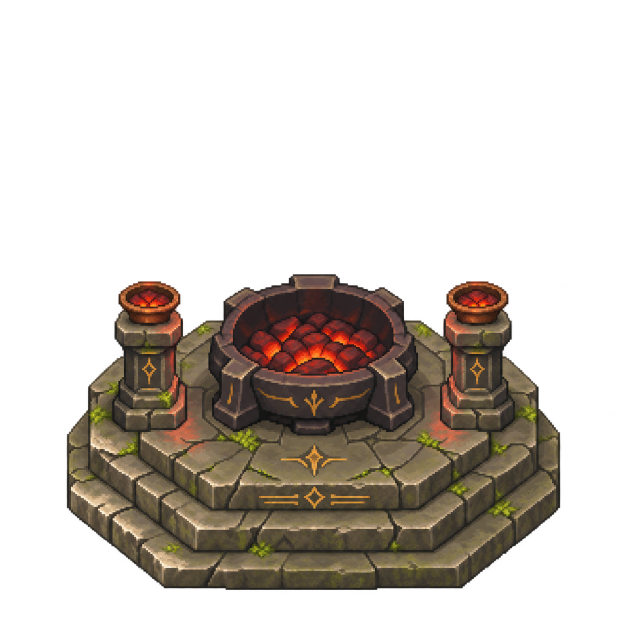
#> input picture database-astral-expedition/art-source/structures/rest-bonfire-v2-source.png, 1254 x 1254 px (shown at 1/2 size)
$ python export_bonfire.py
#> lines starting #> are read from the running program, lines starting #| are printed output that depends on the picture; after the words box and inside, x2 and y2 are one past the last pixel; in counts of white or black regions, pixels touching at a corner belong together
### tools/expedition/build_bundle.py
r"""Build the complete Multi-Frame Gen 3 Pixel Asset Bundle + Canonical JSON Data
for Astral Expedition Pixel (`006-astral-expedition-pixel`).

Example (run from repo root):
    .\.venv\Scripts\python.exe tools/expedition/build_bundle.py
"""

import argparse
import hashlib
import json
import os
import shutil
import sys

HERE = os.path.dirname(os.path.abspath(__file__))
REPO = os.path.abspath(os.path.join(HERE, "..", ".."))
PYDEPS = os.path.abspath(os.path.join(HERE, "..", "units", ".pydeps"))
for p in (PYDEPS, HERE):
    if os.path.isdir(p) and p not in sys.path:
        sys.path.insert(0, p)

from PIL import Image  # noqa: E402
from pixel_sprites import (  # noqa: E402
    HERO_VISUALS,
    render_skill_vfx_pair,
    render_summon_orb_sheet,
)
from visual_kit import combat_kit, hud_kit, landmark_sheets  # noqa: E402
from pixel_worlds import (  # noqa: E402
    build_and_verify_tmj,
    render_battle_scene_layers,
    render_tileset_and_anim,
)

BOSSES_SPEC = [
    ("sylvan_warden", "Verdant", False),
    ("boreal_chevalier", "Frost", False),
    ("chronos_khepri", "Solar", False),
    ("leviathan_sovereign", "Tide", False),
    ("vulcan_titan", "Pyre", False),
    ("nocturne_weaver", "Astral", False),
    ("astral_painter_seraphina", "Astral", True),
]

GATEKEEPER_ARCHETYPES = [
    ("meadow_stag", "Verdant"),
    ("moss_sentinel", "Verdant"),
    ("gale_wolf", "Verdant"),
    ("frost_golem", "Frost"),
    ("snow_prowler", "Frost"),
    ("glacier_lancer", "Frost"),
    ("dune_scorpio", "Solar"),
    ("sun_ushabti", "Solar"),
    ("mirage_raider", "Solar"),
    ("abyss_serpent", "Tide"),
    ("coral_warden", "Tide"),
    ("kraken_spawn", "Tide"),
    ("magma_automaton", "Pyre"),
    ("cinder_drake", "Pyre"),
    ("forge_executioner", "Pyre"),
    ("night_stalker", "Astral"),
    ("luna_kitsune", "Astral"),
    ("eclipse_judge", "Astral"),
    ("aurora_archon_left", "Astral"),
    ("aurora_archon_right", "Astral"),
]

REALMS_LAYOUT = [
    {
        "mapId": "01-dawn-meadow",
        "theme": "meadow",
        "width": 120,
        "height": 76,
        "spawn": {"x": 4, "y": 12},
        "bossAltar": {"x": 111, "y": 12, "bossId": "sylvan_warden"},
        "exitPortal": {"x": 115, "y": 12, "toMapId": "02-everfrost-peaks", "requiresBossId": "sylvan_warden"},
        "restAnchors": [{"anchorId": "meadow_anchor_1", "x": 8, "y": 12}, {"anchorId": "meadow_anchor_2", "x": 47, "y": 24},
                        {"anchorId": "meadow_anchor_3", "x": 79, "y": 55}, {"anchorId": "meadow_anchor_4", "x": 108, "y": 46}],
        "chests": [{"chestId": "meadow_chest_1", "x": 14, "y": 6}, {"chestId": "meadow_chest_2", "x": 32, "y": 28},
                   {"chestId": "meadow_chest_3", "x": 73, "y": 28}, {"chestId": "meadow_chest_4", "x": 16, "y": 60},
                   {"chestId": "meadow_chest_5", "x": 50, "y": 68}, {"chestId": "meadow_chest_6", "x": 106, "y": 66}],
        "traversal": [
            {"id": "ladder-bank", "kind": "ladder", "from": [16, 30], "to": [16, 23]},
            {"id": "grip-ridge", "kind": "grip", "from": [43, 44], "to": [46, 44]},
            {"id": "rope-fen", "kind": "rope", "from": [73, 55], "to": [82, 61]},
            {"id": "ladder-ruin", "kind": "ladder", "from": [107, 28], "to": [107, 22]},
            {"id": "rope-north", "kind": "rope", "from": [40, 9], "to": [50, 9]},
            {"id": "grip-quarry", "kind": "grip", "from": [102, 58], "to": [106, 58]},
        ],
        "wildSpots": [[10,17],[25,7],[43,13],[32,23],[86,27],[17,49],[53,52],[99,56]],
        "gks": [
            {"gkId": "01-dawn-meadow_gk_1", "x": 28, "y": 12, "aggroRadius": 3, "gateBarrierTiles": [[29, 11], [29, 12], [29, 13]]},
            {"gkId": "01-dawn-meadow_gk_2", "x": 61, "y": 12, "aggroRadius": 3, "gateBarrierTiles": [[62, 11], [62, 12], [62, 13]]},
            {"gkId": "01-dawn-meadow_gk_3", "x": 93, "y": 12, "aggroRadius": 3, "gateBarrierTiles": [[94, 11], [94, 12], [94, 13]]},
        ],
    },
    {
        "mapId": "02-everfrost-peaks",
        "theme": "snow",
        "width": 52,
        "height": 25,
        "spawn": {"x": 4, "y": 12},
        "backPortal": {"x": 2, "y": 12, "toMapId": "01-dawn-meadow"},
        "bossAltar": {"x": 46, "y": 12, "bossId": "boreal_chevalier"},
        "exitPortal": {"x": 49, "y": 12, "toMapId": "03-sunken-dunes", "requiresBossId": "boreal_chevalier"},
        "restAnchors": [{"anchorId": "snow_anchor_1", "x": 8, "y": 12}, {"anchorId": "snow_anchor_2", "x": 34, "y": 18}],
        "chests": [{"chestId": "snow_chest_1", "x": 15, "y": 18}, {"chestId": "snow_chest_2", "x": 27, "y": 6}],
        "gks": [
            {"gkId": "02-everfrost-peaks_gk_1", "x": 18, "y": 12, "aggroRadius": 3, "gateBarrierTiles": [[19, 11], [19, 12], [19, 13]]},
            {"gkId": "02-everfrost-peaks_gk_2", "x": 30, "y": 12, "aggroRadius": 3, "gateBarrierTiles": [[31, 11], [31, 12], [31, 13]]},
            {"gkId": "02-everfrost-peaks_gk_3", "x": 40, "y": 12, "aggroRadius": 3, "gateBarrierTiles": [[41, 11], [41, 12], [41, 13]]},
        ],
    },
    {
        "mapId": "03-sunken-dunes",
        "theme": "desert",
        "width": 52,
        "height": 25,
        "spawn": {"x": 4, "y": 12},
        "backPortal": {"x": 2, "y": 12, "toMapId": "02-everfrost-peaks"},
        "bossAltar": {"x": 46, "y": 12, "bossId": "chronos_khepri"},
        "exitPortal": {"x": 49, "y": 12, "toMapId": "04-abyssal-sanctum", "requiresBossId": "chronos_khepri"},
        "restAnchors": [{"anchorId": "desert_anchor_1", "x": 8, "y": 12}, {"anchorId": "desert_anchor_2", "x": 34, "y": 6}],
        "chests": [{"chestId": "desert_chest_1", "x": 14, "y": 6}, {"chestId": "desert_chest_2", "x": 26, "y": 18}],
        "gks": [
            {"gkId": "03-sunken-dunes_gk_1", "x": 18, "y": 12, "aggroRadius": 3, "gateBarrierTiles": [[19, 11], [19, 12], [19, 13]]},
            {"gkId": "03-sunken-dunes_gk_2", "x": 30, "y": 12, "aggroRadius": 3, "gateBarrierTiles": [[31, 11], [31, 12], [31, 13]]},
            {"gkId": "03-sunken-dunes_gk_3", "x": 40, "y": 12, "aggroRadius": 3, "gateBarrierTiles": [[41, 11], [41, 12], [41, 13]]},
        ],
    },
    {
        "mapId": "04-abyssal-sanctum",
        "theme": "underwater",
        "width": 52,
        "height": 25,
        "spawn": {"x": 4, "y": 12},
        "backPortal": {"x": 2, "y": 12, "toMapId": "03-sunken-dunes"},
        "bossAltar": {"x": 46, "y": 12, "bossId": "leviathan_sovereign"},
        "exitPortal": {"x": 49, "y": 12, "toMapId": "05-cinder-caldera", "requiresBossId": "leviathan_sovereign"},
        "restAnchors": [{"anchorId": "abyss_anchor_1", "x": 8, "y": 12}, {"anchorId": "abyss_anchor_2", "x": 34, "y": 18}],
        "chests": [{"chestId": "abyss_chest_1", "x": 15, "y": 18}, {"chestId": "abyss_chest_2", "x": 27, "y": 6}],
        "gks": [
            {"gkId": "04-abyssal-sanctum_gk_1", "x": 18, "y": 12, "aggroRadius": 3, "gateBarrierTiles": [[19, 11], [19, 12], [19, 13]]},
            {"gkId": "04-abyssal-sanctum_gk_2", "x": 30, "y": 12, "aggroRadius": 3, "gateBarrierTiles": [[31, 11], [31, 12], [31, 13]]},
            {"gkId": "04-abyssal-sanctum_gk_3", "x": 40, "y": 12, "aggroRadius": 3, "gateBarrierTiles": [[41, 11], [41, 12], [41, 13]]},
        ],
    },
    {
        "mapId": "05-cinder-caldera",
        "theme": "volcano",
        "width": 52,
        "height": 25,
        "spawn": {"x": 4, "y": 12},
        "backPortal": {"x": 2, "y": 12, "toMapId": "04-abyssal-sanctum"},
        "bossAltar": {"x": 46, "y": 12, "bossId": "vulcan_titan"},
        "exitPortal": {"x": 49, "y": 12, "toMapId": "06-nocturne-veil", "requiresBossId": "vulcan_titan"},
        "restAnchors": [{"anchorId": "volcano_anchor_1", "x": 8, "y": 12}, {"anchorId": "volcano_anchor_2", "x": 34, "y": 6}],
        "chests": [{"chestId": "volcano_chest_1", "x": 14, "y": 6}, {"chestId": "volcano_chest_2", "x": 26, "y": 18}],
        "gks": [
            {"gkId": "05-cinder-caldera_gk_1", "x": 18, "y": 12, "aggroRadius": 3, "gateBarrierTiles": [[19, 11], [19, 12], [19, 13]]},
            {"gkId": "05-cinder-caldera_gk_2", "x": 30, "y": 12, "aggroRadius": 3, "gateBarrierTiles": [[31, 11], [31, 12], [31, 13]]},
            {"gkId": "05-cinder-caldera_gk_3", "x": 40, "y": 12, "aggroRadius": 3, "gateBarrierTiles": [[41, 11], [41, 12], [41, 13]]},
        ],
    },
    {
        "mapId": "06-nocturne-veil",
        "theme": "night",
        "width": 52,
        "height": 25,
        "spawn": {"x": 4, "y": 12},
        "backPortal": {"x": 2, "y": 12, "toMapId": "05-cinder-caldera"},
        "bossAltar": {"x": 46, "y": 12, "bossId": "nocturne_weaver"},
        "exitPortal": {"x": 49, "y": 12, "toMapId": "07-aurora-zenith", "requiresBossId": "nocturne_weaver"},
        "restAnchors": [{"anchorId": "night_anchor_1", "x": 8, "y": 12}, {"anchorId": "night_anchor_2", "x": 34, "y": 18}],
        "chests": [{"chestId": "night_chest_1", "x": 15, "y": 18}, {"chestId": "night_chest_2", "x": 27, "y": 6}],
        "gks": [
            {"gkId": "06-nocturne-veil_gk_1", "x": 18, "y": 12, "aggroRadius": 3, "gateBarrierTiles": [[19, 11], [19, 12], [19, 13]]},
            {"gkId": "06-nocturne-veil_gk_2", "x": 30, "y": 12, "aggroRadius": 3, "gateBarrierTiles": [[31, 11], [31, 12], [31, 13]]},
            {"gkId": "06-nocturne-veil_gk_3", "x": 40, "y": 12, "aggroRadius": 3, "gateBarrierTiles": [[41, 11], [41, 12], [41, 13]]},
        ],
    },
    {
        "mapId": "07-aurora-zenith",
        "theme": "aurora",
        "width": 52,
        "height": 25,
        "spawn": {"x": 4, "y": 12},
        "backPortal": {"x": 2, "y": 12, "toMapId": "06-nocturne-veil"},
        "bossAltar": {"x": 46, "y": 12, "bossId": "astral_painter_seraphina"},
        "restAnchors": [{"anchorId": "aurora_anchor_1", "x": 8, "y": 12}, {"anchorId": "aurora_anchor_2", "x": 29, "y": 6}],
        "chests": [{"chestId": "aurora_chest_1", "x": 15, "y": 6}, {"chestId": "aurora_chest_2", "x": 29, "y": 18}],
        "gks": [
            {"gkId": "07-aurora-zenith_gk_1", "x": 22, "y": 12, "aggroRadius": 3, "gateBarrierTiles": [[23, 11], [23, 12], [23, 13]]},
            {"gkId": "07-aurora-zenith_gk_2", "x": 36, "y": 12, "aggroRadius": 3, "gateBarrierTiles": [[37, 11], [37, 12], [37, 13]]},
        ],
    },
]


# [142 lines left out: functions sha256_file, main, not called in this run]


# [2 lines that do not run on import are left out]

### tools/expedition/pixel_sprites.py
"""Multi-frame Gen 3 pixel-art character, gatekeeper, boss, VFX, and summon-orb renderer.

Produces crisp BGR555-quantized sprites with #1b1726 1px outlines, binary alpha (0/255),
and rich per-frame kinematics:
  - 12 Heroes: 192x192 x (6 cols x 6 rows = 36 battle frames BACK 3/4) + 64x64 x (6x8 = 48 overworld frames) + 128x128 portrait
  - 20 Gatekeeper archetypes: 192x192 x (6x4 = 24 battle frames FRONT 3/4) + 64x64 x (6x4 = 24 patrol frames)
  - 7 Colossal Bosses: 256x256 x (6 cols x 6 rows = 36 battle frames FRONT 3/4)
  - 60 Skill VFX pairs: 8-frame CAST + 8-frame EFFECT strips (768x96)
  - Astral Summon Orb: 8 cols x 6 rows of 128x128 cells (1024x768)
"""

import math
import os
import sys
from PIL import Image, ImageDraw

HERE = os.path.dirname(os.path.abspath(__file__))
GEN3_DIR = os.path.abspath(os.path.join(HERE, "..", "gen3"))
PYDEPS = os.path.abspath(os.path.join(HERE, "..", "units", ".pydeps"))
for p in (PYDEPS, GEN3_DIR, HERE):
    if os.path.isdir(p) and p not in sys.path:
        sys.path.insert(0, p)

import gen3  # noqa: E402

OUTLINE = gen3.snap((27, 23, 38))
WHITE = gen3.snap((248, 248, 248))
SKIN_LIT = gen3.snap((248, 216, 184))
SKIN_MID = gen3.snap((224, 176, 144))
SKIN_SHD = gen3.snap((168, 120, 96))
STEEL_LIT = gen3.snap((232, 240, 248))
STEEL_MID = gen3.snap((160, 176, 200))
STEEL_SHD = gen3.snap((88, 104, 136))
GOLD_LIT = gen3.snap((248, 224, 96))
GOLD_MID = gen3.snap((216, 160, 40))

ELEMENT_RAMPS = {
    "Verdant": [gen3.snap((184, 248, 168)), gen3.snap((64, 208, 120)), gen3.snap((24, 136, 80)), gen3.snap((16, 72, 48))],
    "Frost":   [gen3.snap((216, 248, 248)), gen3.snap((88, 200, 248)), gen3.snap((32, 128, 208)), gen3.snap((24, 64, 128))],
    "Solar":   [gen3.snap((248, 248, 176)), gen3.snap((248, 200, 56)), gen3.snap((208, 128, 24)), gen3.snap((128, 64, 16))],
    "Tide":    [gen3.snap((176, 240, 248)), gen3.snap((32, 176, 224)), gen3.snap((16, 104, 176)), gen3.snap((16, 48, 104))],
    "Pyre":    [gen3.snap((248, 232, 144)), gen3.snap((248, 120, 40)), gen3.snap((200, 48, 32)), gen3.snap((112, 24, 32))],
    "Astral":  [gen3.snap((248, 200, 248)), gen3.snap((192, 104, 248)), gen3.snap((112, 48, 192)), gen3.snap((56, 24, 112))],
}

HERO_VISUALS = {
    "gustave_blade":   ("Verdant", (40, 80, 72),  (72, 48, 40),  "rapier_pistol", "coat"),
    "celine_prism":    ("Solar",   (232, 224, 200),(184, 112, 64),"brush_staff",   "robe"),
    "bastian_aegis":   ("Pyre",    (112, 120, 136),(88, 88, 96),  "tower_shield",  "plate"),
    "lyra_frostbow":   ("Frost",   (56, 112, 168), (216, 232, 248),"greatbow",     "cloak"),
    "kestrel_dune":    ("Solar",   (176, 128, 56), (48, 40, 48),  "twin_blades",   "scarf"),
    "nereus_tide":     ("Tide",    (40, 128, 160), (144, 224, 232),"coral_lyre",   "robe"),
    "corvus_night":    ("Astral",  (56, 40, 88),   (208, 208, 232),"scythe",       "cloak"),
    "ignis_valkyrie":  ("Pyre",    (184, 48, 48),  (248, 176, 64), "dragon_lance", "plate"),
    "marina_abyss":    ("Tide",    (32, 72, 152),  (64, 200, 224), "whip",         "coat"),
    "aurelia_eclipse": ("Solar",   (232, 192, 64), (248, 232, 160),"greatsword",   "royal"),
    "seraph_glacier":  ("Frost",   (168, 216, 248),(232, 244, 248),"ice_crown_sword","royal"),
    "lumina_chrono":   ("Astral",  (136, 72, 216), (248, 192, 248),"astrolabe",    "royal"),
}


# [602 lines left out: functions apply_silhouette_outline, finalize_gen3_sheet, _draw_hero_weapon_back, render_hero_battle_sheet, render_hero_movement_sheet, render_hero_portrait and 5 more, not called in this run]

### tools/expedition/pixel_worlds.py
"""Living 8-frame Battle Scenes, Overworld Tilesets, Structures, and 7-Realm Tiled .tmj Generator.

Includes special multi-band flowing Aurora Night-Sky Spectrum (`07-aurora-zenith`)
and BFS pathability + >=6-tile RestAnchor safety verification.
"""

from collections import deque
import math
import os
import random
import sys
from pathlib import Path
from PIL import Image, ImageDraw
from meadow_landscape import add_meadow_landscape

HERE = os.path.dirname(os.path.abspath(__file__))
GEN3_DIR = os.path.abspath(os.path.join(HERE, "..", "gen3"))
PYDEPS = os.path.abspath(os.path.join(HERE, "..", "units", ".pydeps"))
for p in (PYDEPS, GEN3_DIR, HERE):
    if os.path.isdir(p) and p not in sys.path:
        sys.path.insert(0, p)

import gen3  # noqa: E402
from pixel_sprites import ELEMENT_RAMPS, GOLD_LIT, OUTLINE, WHITE, apply_silhouette_outline, finalize_gen3_sheet  # noqa: E402

THEME_PALETTES = {
    "meadow": {
        "sky": [(136, 200, 248), (184, 224, 248)],
        "ground": (88, 176, 88),
        "path": (208, 176, 128),
        "wall": (32, 96, 56),
        "anim": (72, 184, 240),
        "plat": (64, 144, 72),
    },
    "snow": {
        "sky": [(152, 192, 232), (216, 240, 248)],
        "ground": (224, 240, 248),
        "path": (160, 192, 224),
        "wall": (64, 104, 152),
        "anim": (120, 216, 248),
        "plat": (176, 216, 240),
    },
    "desert": {
        "sky": [(240, 176, 96), (248, 224, 152)],
        "ground": (232, 192, 112),
        "path": (192, 144, 80),
        "wall": (136, 88, 40),
        "anim": (64, 192, 184),
        "plat": (208, 160, 88),
    },
    "underwater": {
        "sky": [(16, 56, 112), (24, 104, 168)],
        "ground": (32, 96, 136),
        "path": (64, 152, 184),
        "wall": (16, 48, 88),
        "anim": (96, 232, 240),
        "plat": (40, 128, 168),
    },
    "volcano": {
        "sky": [(56, 24, 32), (136, 48, 32)],
        "ground": (64, 56, 64),
        "path": (96, 80, 80),
        "wall": (32, 24, 32),
        "anim": (248, 112, 32),
        "plat": (88, 64, 64),
    },
    "night": {
        "sky": [(24, 16, 56), (56, 32, 104)],
        "ground": (40, 48, 88),
        "path": (80, 72, 128),
        "wall": (24, 24, 56),
        "anim": (184, 112, 248),
        "plat": (64, 56, 112),
    },
    "aurora": {
        "sky": [(16, 16, 48), (40, 24, 88)],
        "ground": (72, 64, 128),
        "path": (144, 136, 216),
        "wall": (32, 24, 72),
        "anim": (104, 240, 216),
        "plat": (112, 96, 184),
    },
}


# [131 lines left out: functions overhead_floor, render_battle_scene_layers, not called in this run]


def terrain_color(color, offset):
    return gen3.snap(tuple(max(0, min(255, channel + offset)) for channel in color))


# [411 lines left out: functions draw_terrain_landmark, render_tileset_and_anim, render_structure_sprites, build_and_verify_tmj, not called in this run]

### tools/expedition/visual_kit.py
"""Paint pixel HUD components and split the Expedition landmark atlas.

From the repository root: py tools/expedition/export_visual_kit.py
"""
import sys
from pathlib import Path

from PIL import Image, ImageChops, ImageDraw

from pixel_worlds import THEME_PALETTES, gen3, render_structure_sprites
from pixel_sprites import ELEMENT_RAMPS, elemental_mote

ROOT = Path(__file__).resolve().parents[2]
sys.path.insert(0, str(ROOT / "tools" / "units"))
from normalize_sheet import near_key_mask

OUTLINE = (24, 22, 36)
INK = (33, 30, 48)
BRONZE = (144, 102, 69)
GOLD = (229, 194, 138)


def load_structure_cutout(path, alpha_cut=128):
#> called with alpha_cut = 128
    with Image.open(path) as source:
#> source is the input picture: PIL image 1254x1254 RGBA; mean R, G, B, A 32.9, 26.4, 19.6, 81.8
        rgba = source.convert("RGBA")
    alpha = rgba.getchannel("A").point(lambda value: 255 if value >= alpha_cut else 0)
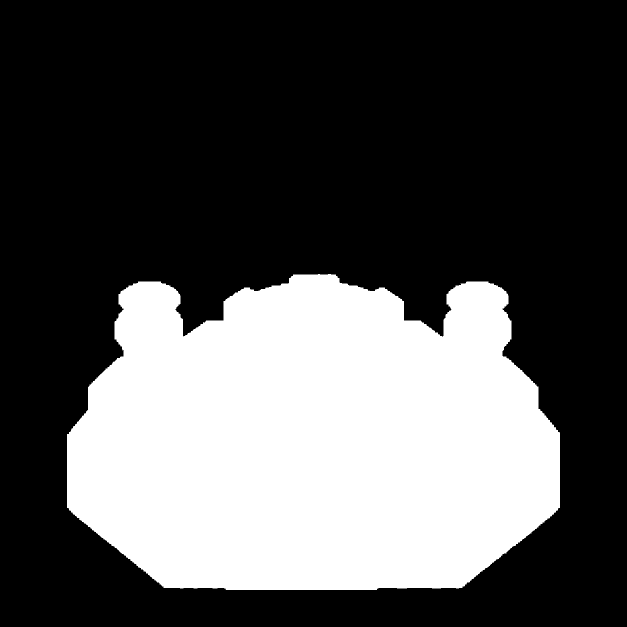
#> alpha: PIL image 1254x1254 L (shown at 1/2 size); 32.4% white; 1 white region, box (x1, y1, x2, y2) and area: (134, 548, 1120, 1180) 509280
    alpha = ImageChops.multiply(alpha, ImageChops.invert(near_key_mask(rgba)))
    rgba.putalpha(alpha)
    return rgba


def native_to_asset(im, max_palettes=6):
    rgb = im.convert("RGB").quantize(colors=28, dither=Image.Dither.NONE).convert("RGBA")
    rgb.putalpha(im.getchannel("A"))
    return gen3.to_gen3(rgb, max_palettes=max_palettes).resize(
        (im.width*2, im.height*2), Image.Resampling.NEAREST,
    )


def remove_key_fringe(sprite):
    original = sprite.load()
    cleaned = sprite.copy()
    for y in range(1,sprite.height-1):
        for x in range(1,sprite.width-1):
            r,g,b,a = original[x,y]
            if not a or min(r,b)-g < 44:
                continue
            neighbors = [original[x+dx,y+dy] for dx,dy in ((0,-1),(-1,0),(1,0),(0,1))]
            if all(c[3] for c in neighbors):
                continue
            neutral = [c for c in neighbors if c[3] and min(c[0],c[2])-c[1] < 44]
            if neutral:
                cleaned.putpixel((x,y),min(neutral,key=lambda c:abs(c[1]-g)))
    return cleaned


# [105 lines left out: functions landmark_sheets, inset_panel, hud_kit, combat_kit, not called in this run]

### tools/units/normalize_sheet.py
#!/usr/bin/env python3
"""
Fast Sprite Sheet Post-Processor for Mons-Models (< 2 seconds).
Converts raw AI-generated movement sheets (v2 "move4": 4 directions x 4-frame loops, layouts walk 4x4 /
walk_fly 8x4 / fly 4x4; legacy "movement": 8x6) or 8x5 (posses) .jpg/.png sheets into
strict pixel-grid PNGs on pure #FF00FF magenta:

Default (--cell-size 128, --safe-box 104, margin 12 px):
  - movement: 1024x768 (8 cols x 6 rows of 128x128 px, biggest pose fills 104x104 safe box -> ~85-104 px tall)
  - posses:   1024x640 (8 cols x 5 rows of 128x128 px, biggest pose fills 104x104 safe box -> ~85-104 px tall)

HD Mode (--cell-size 192, auto --safe-box 160, margin 16 px):
  - movement: 1536x1152 (8 cols x 6 rows of 192x192 px, biggest pose fills 160x160 safe box)
  - posses:   1536x960  (8 cols x 5 rows of 192x192 px, biggest pose fills 160x160 safe box)

Usage:
  python3 normalize_sheet.py \
    --mode move4|movement|posses [--layout walk|walk_fly|fly] [--row-order 1,2,3,4] \
    --input /path/to/raw_generated.jpg \
    --output assets/pokemon/<GenX-Region>/<Mon>/<mon>-movement.png \
    [--cell-size 128|192] \
    [--safe-box 104] \
    [--col-order 1,2,3,4,5,6,7,8] \
    [--row-col-order "1:1,8,7,6,5,4,3,2;2:1,8,7,6,5,4,3,2"] \
    [--reference <slug>-reference.jpg] [--allow-loss]

Background keying (magenta.py, shared with clean_magenta.py / check_magenta.py): slots painted their own background
(panels, checkerboards) are flattened first; then the key, its darker / greyed shades and JPEG noise are flooded
from the background (enclosed pixels of the drawing are never keyed), panel / grid border lines dropped, and the
1-2 px pink fringe despilled to the body / outline colour. Colours of the species' own art (its reference artwork,
found from the output name, and its Fall-back texture) are never keyed. Guard: the run stops (exit 3) when a slot
would lose more than half of the pixels the previous keying kept (`--allow-loss` to accept). The finished sheet gets
the same clean as clean_magenta.py, so check_magenta.py passes on it.
"""
import argparse
import os
import sys
from collections import deque

SCRIPT_DIR = os.path.dirname(os.path.abspath(__file__))
PYDEPS = os.path.join(SCRIPT_DIR, ".pydeps")
if os.path.isdir(PYDEPS) and PYDEPS not in sys.path:
    sys.path.insert(0, PYDEPS)

from PIL import Image, ImageDraw  # noqa: E402

sys.path.insert(0, SCRIPT_DIR)
import magenta as M  # noqa: E402


def is_magenta_bg(r, g, b):
    return g < 115 and r > 180 and b > 180 and (r - g) > 100 and (b - g) > 100


def _mask(cond):
    """ImageMath result (mode I, 0/1) -> L mask 0/255"""
    return cond.convert("L").point(lambda v: 255 if v else 0)


def near_key_mask(im, shades=(), dist=100, shade_dist=40):
    """L mask (255 = background) of the pixels the old keying removed (is_magenta_bg), the pixels within `dist` of
    #FF00FF (JPEG noise of the key) and the pixels within `shade_dist` of one of the draft's own background shades"""
#> called with shades = (), dist = 100, shade_dist = 40
    from PIL import ImageMath, ImageChops
    if not hasattr(ImageMath, "lambda_eval"):                  # Pillow < 10.3: plain Python
        rgb = im.convert("RGB")
        raw = rgb.tobytes()
        out = bytearray(rgb.width * rgb.height)
        for i in range(len(out)):
            r, g, b = raw[3 * i], raw[3 * i + 1], raw[3 * i + 2]
            if is_magenta_bg(r, g, b) or (255 - r) ** 2 + g * g + (255 - b) ** 2 < dist * dist or \
                    any((r - s[0]) ** 2 + (g - s[1]) ** 2 + (b - s[2]) ** 2 < shade_dist ** 2 for s in shades):
                out[i] = 255
        return Image.frombytes("L", rgb.size, bytes(out))
    r, g, b = (band.convert("I") for band in im.convert("RGB").split())
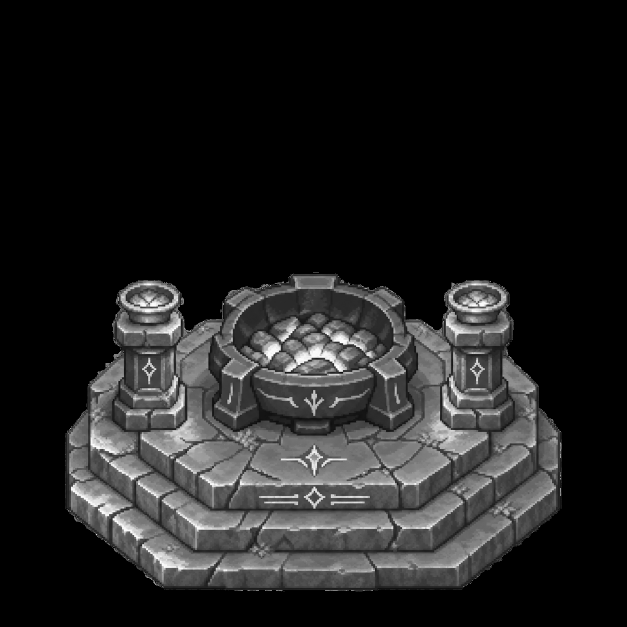
#> r: PIL image 1254x1254 I (shown at 1/2 size); min 0, max 255, mean 32.9
#> (the rest of the program and of its run is left out)
